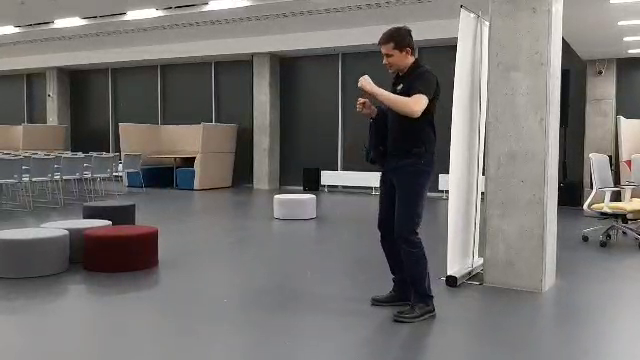
#> input picture frame 36 of data/vitaly_no.mp4, 640 x 360 px
$ jupyter execute --allow-errors 'Video Stabilization INTRO2CV.ipynb'
#> lines starting #> are read from the running program, lines starting #| are printed output that depends on the picture
# Video Stabilization Using Point Feature Matching in OpenCV

* This notebook is an implementation of the algorithm of Point Feature Matching.

* We used original [paper.](https://www.researchgate.net/publication/321589788_Video_Stabilization_Using_Point_Feature_Matching)

* We decided to use our own small (3 videos) database of shaky videos.

## Problem description

* It is extremely important in consumer and professional videography. In still image photography, stabilization can help take handheld pictures with long exposure times.
* In medical diagnostic applications like __endoscopy__ and __colonoscopy__, videos need to be stabilized to determine the exact location and width of the problem.

## Team

 * Selivanov Alexander
 * Vitaly Protasov

---

[cell 1]
import numpy as np
import cv2
import matplotlib.pyplot as plt

[cell 2]
cv2.__version__

## Chose Level of 'Shaky Hands' and Get data

[cell 3]
level_of_shaky = {3 : 'strong',2 : 'small', 1 : 'no'}

CHOSE_LVL_OF_SHAKY = 1

lvl = level_of_shaky[CHOSE_LVL_OF_SHAKY]

[cell 4]
cap = cv2.VideoCapture('data/vitaly_{}.mp4'.format(lvl))

## Params for video

### Number of frames

[cell 5]
n_frames = int(cap.get(cv2.CAP_PROP_FRAME_COUNT))
n_frames

### Width and height of video

[cell 6]
w = int(cap.get(cv2.CAP_PROP_FRAME_WIDTH))
h = int(cap.get(cv2.CAP_PROP_FRAME_HEIGHT))

print('Width is {} and Height is {}'.format(w,h))

### FPS

[cell 7]
fps = cap.get(cv2.CAP_PROP_FPS)
fps

### Codec

[cell 8]
fourcc = cv2.VideoWriter_fourcc(*'MJPG')

## First frame

[cell 9]
# If You want to see all pictures and videos on your laptop put here True and False otherwise
# If You put True, after you see the image or video the kernel of notebook will shutdown
# and you will need to restart it, BE CAREFULL!!
# If You put False, pictures or video will be saved in output_data folder

WANT_TO_SEE_PICTURE_OR_VIDEO = False

[cell 10]
presence, frame = cap.read()
#> frame is the input picture: shape (360, 640, 3); mean B, G, R 110.7, 112.8, 115.5
frame_gray = cv2.cvtColor(frame, cv2.COLOR_BGR2GRAY)

if WANT_TO_SEE_PICTURE_OR_VIDEO:
    cv2.imshow('First frame',frame_gray)
    cv2.waitKey(0)
    cv2.destroyAllWindows()

else:
    filename = str('output_data/vit_first_frame_{}.jpg'.format(lvl))
    cv2.imwrite(filename, frame_gray)

## 200 Key Points for first frame, using goodFeaturesToTrack

[cell 11]
presence, prev_frame = cap.read()
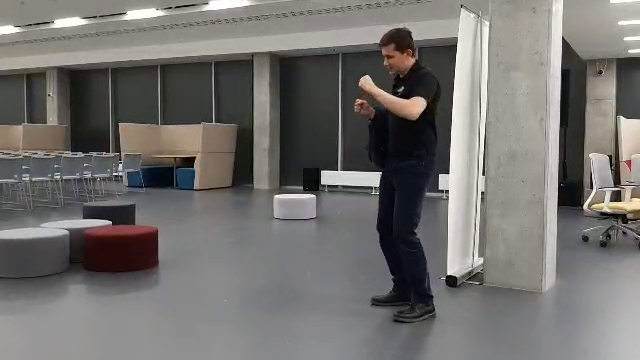
#> input picture frame 37 of data/vitaly_no.mp4, 640 x 360 px
#> prev_frame is the input picture: shape (360, 640, 3); mean B, G, R 110.7, 112.8, 115.5
old_gray = cv2.cvtColor(prev_frame, cv2.COLOR_BGR2GRAY)


p0 = cv2.goodFeaturesToTrack(old_gray,
                                     maxCorners=200,
                                     qualityLevel=0.01,
                                     minDistance=30,
                                     blockSize=3)
#> p0 = 86 rows, first 8: [380, 173], [448, 173], [482, 192], [444, 278], [337, 169], [610, 201], [110, 222], [195, 157]
prev_corners = np.int0(p0)
#> prev_corners has the same summary as p0

for i in prev_corners:
    x,y = i.ravel()
    img = cv2.circle(old_gray,(x,y),5,255,-1)
#> this loop made 86 passes
#> (x, y) on passes 1 to 12: (380, 173), (448, 173), (482, 192), (444, 278), (337, 169), (610, 201), (110, 222), (195, 157), (119, 164), (125, 13), (461, 7), (207, 3)
#> pass 2, `img = cv2.circle(old_gray,(x,y),5,255,-1)`:
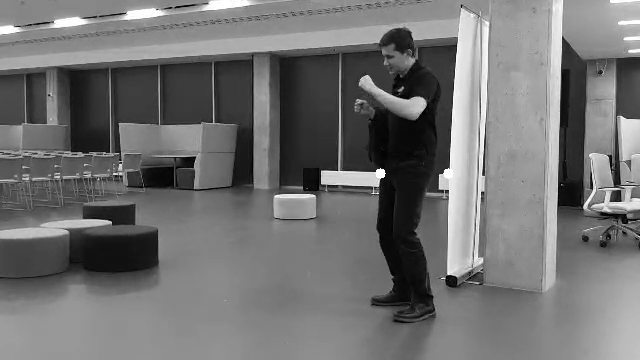
#> img: shape (360, 640); min 0, max 255, mean 113.5
#> after the loop:
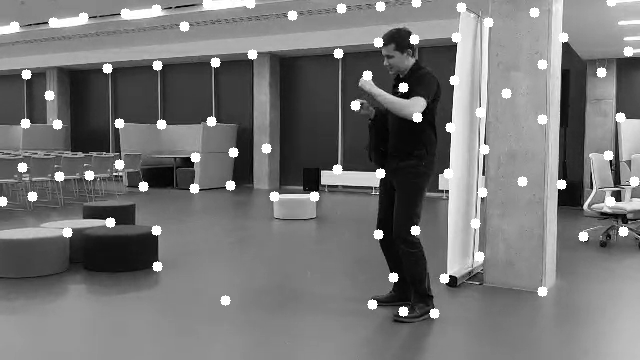
#> old_gray: shape (360, 640); min 0, max 255, mean 117.6

if WANT_TO_SEE_PICTURE_OR_VIDEO:
    cv2.imshow('Key Points',img)
    cv2.waitKey(0)
    cv2.destroyAllWindows()

else:
    filename = str('output_data/Key_Points_vit_{}.jpg'.format(lvl))
    cv2.imwrite(filename, img)

## Lucas Kanade Optical Flow for first 150 frames

[cell 12]
out_firstN = cv2.VideoWriter('output_data/150_first_vit_{}.avi'.format(lvl), fourcc, fps, (w, h))

### You can see this video in output data and if you want to rewtire it set True

[cell 13]
WATCH_AND_REWRITE = False

[cell 14]
# Parametrs for optical flow method

lk_params = dict( winSize  = (15,15),
                  maxLevel = 2,
                  criteria = (cv2.TERM_CRITERIA_EPS | cv2.TERM_CRITERIA_COUNT, 10, 0.03))

[cell 15]
color = np.random.randint(0,255,(200,3))

mask = np.zeros_like(prev_frame)

FRAMES = 150
if WATCH_AND_REWRITE:
    for i in range(FRAMES):
        ret,frame = cap.read()
        frame_gray = cv2.cvtColor(frame, cv2.COLOR_BGR2GRAY)

        # calculate optical flow
        p1, st, err = cv2.calcOpticalFlowPyrLK(old_gray, frame_gray, p0, None, **lk_params)

        # Select good points
        good_new = p1[st==1]
        good_old = p0[st==1]

        # draw the tracks
        for i,(new,old) in enumerate(zip(good_new,good_old)):
            a,b = new.ravel()
            c,d = old.ravel()
            mask = cv2.line(mask, (a,b),(c,d), color[i].tolist(), 2)
            frame = cv2.circle(frame,(a,b),5,color[i].tolist(),-1)
        img = cv2.add(frame,mask)

        cv2.imshow('frame',img)
        cv2.waitKey(30)

        # Now update the previous frame and previous points
        old_gray = frame_gray.copy()
        p0 = good_new.reshape(-1,1,2)

        out_firstN.write(img)

    cap.release()
    out_firstN.release()
    cv2.destroyAllWindows()

## Now we do such thing with all frames and get transformation matrix via method estimateRigidTransform
### It is Euclidian transfrmation so we can get $dx,dy,da$

[cell 16]
presence, prev = cap.read()
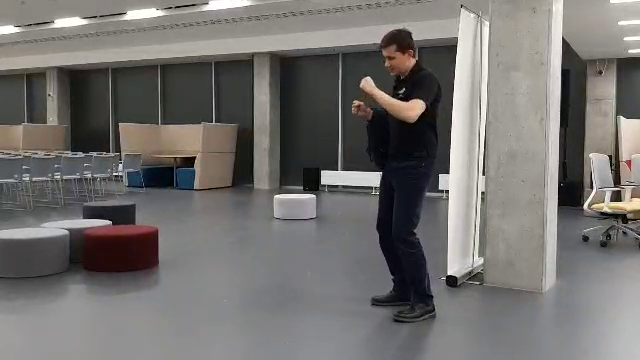
#> input picture frame 38 of data/vitaly_no.mp4, 640 x 360 px
#> prev is the input picture: shape (360, 640, 3); mean B, G, R 110.7, 112.8, 115.5
prev_gray = cv2.cvtColor(prev, cv2.COLOR_BGR2GRAY)

transforms = np.zeros((n_frames-1, 3), np.float32)

#> (the rest of this cell did not finish here and is left out)

## Trajectory from transformation matrix

[cell 17]
# Compute trajectory using cumulative sum of transformations
trajectory = np.cumsum(transforms, axis=0)

[cell 18]
trajectory.shape

[cell 19]
plt.figure(figsize = (15,9))
plt.title('Trajectory of movement', fontsize = 18)

plt.plot(trajectory[:,0],trajectory[:,1],'bo')
plt.xlabel('X', fontsize=18)
plt.ylabel('Y', fontsize=18, rotation = 0)

plt.show()
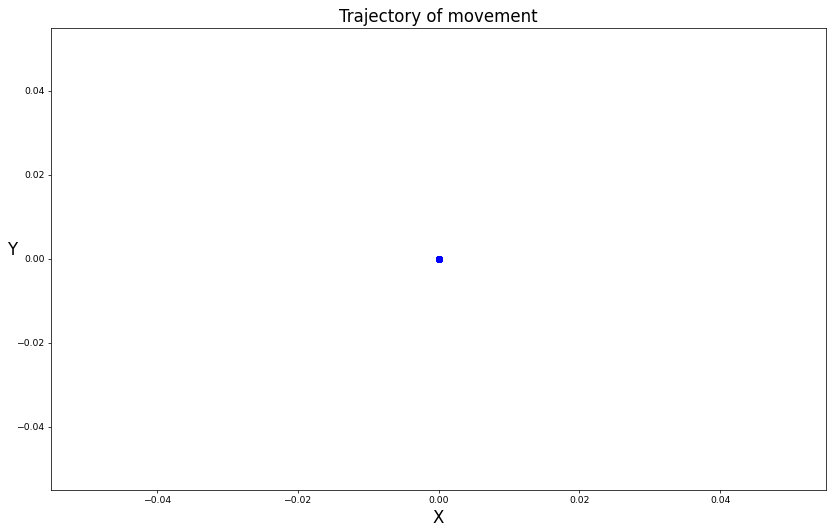
#> figure drawn by matplotlib, 1 panel

## Smoothed trajectory

[cell 20]
def movingAverage(curve, radius):
    window_size = 2 * radius + 1
    f = np.ones(window_size)/window_size
    # Add padding to the boundaries
    curve_pad = np.lib.pad(curve, (radius, radius), 'edge')
    curve_smoothed = np.convolve(curve_pad, f, mode='same')
    # Remove padding
    curve_smoothed = curve_smoothed[radius:-radius]

    return curve_smoothed

[cell 21]
# The larger the more stable the video, but less reactive to sudden panning
SMOOTHING_RADIUS=50

def smooth(trajectory):
    smoothed_trajectory = np.copy(trajectory)
    # Filter the x, y and angle curves
    for i in range(3):
        smoothed_trajectory[:,i] = movingAverage(trajectory[:,i], radius=SMOOTHING_RADIUS)

    return smoothed_trajectory

# Create variable to store smoothed trajectory
smoothed_trajectory = smooth(trajectory)

[cell 22]
plt.figure(figsize = (15,9))
plt.title('Smothed trajectory of movement', fontsize = 18)

plt.plot(smoothed_trajectory[:,0],smoothed_trajectory[:,1],'bo')
plt.xlabel('X', fontsize=18)
plt.ylabel('Y', fontsize=18, rotation = 0)

plt.show()

[cell 23]
print('X from {} to {}'.format(min(smoothed_trajectory[:,0]),max(smoothed_trajectory[:,0])))
print('Y from {} to {}'.format(min(smoothed_trajectory[:,1]),max(smoothed_trajectory[:,1])))

## Difference in trajectories

[cell 24]
# Calculate difference in smoothed_trajectory and trajectory
difference = smoothed_trajectory - trajectory

[cell 25]
plt.figure(figsize = (15,9))
plt.title('Difference', fontsize = 18)

plt.plot(difference[:,0],difference[:,1],'bo')
plt.xlabel('X', fontsize=18)
plt.ylabel('Y', fontsize=18, rotation = 0)

plt.show()

## Smoothed transformation

[cell 26]
 # Calculate newer transformation array
transforms_smooth = transforms + difference

[cell 27]
plt.figure(figsize = (15,9))
plt.title('Smoothed transformation', fontsize = 18)

plt.plot(transforms_smooth[:,0],transforms_smooth[:,1],'bo')
plt.xlabel('X', fontsize=18)
plt.ylabel('Y', fontsize=18, rotation = 0)

plt.show()

### Two previous graphs on one slide

[cell 28]
plt.figure(figsize = (15,9))
plt.title('Transforms both', fontsize = 18)
plt.plot(difference[:,0],difference[:,1],'ro')
plt.plot(transforms_smooth[:,0],transforms_smooth[:,1],'bo')
plt.xlabel('X', fontsize=18)
plt.ylabel('Y', fontsize=18, rotation = 0)

plt.show()

$ run again, starting later in the video
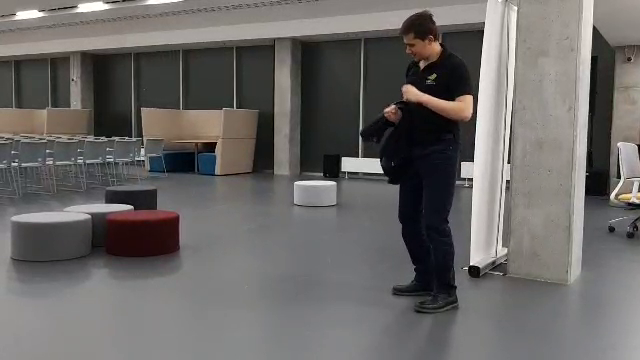
#> input picture frame 165 of data/vitaly_no.mp4, 640 x 360 px
#> frame is the input picture: shape (360, 640, 3); mean B, G, R 102.3, 104, 106.8
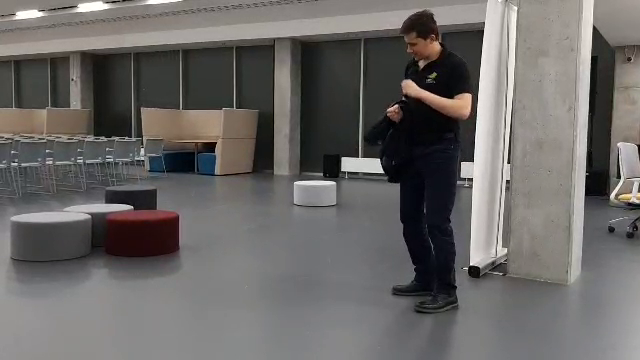
#> input picture frame 166 of data/vitaly_no.mp4, 640 x 360 px
#> prev_frame is the input picture: shape (360, 640, 3); mean B, G, R 102.2, 104, 106.7
#> p0 = 78 rows, first 8: [383, 172], [472, 161], [470, 264], [506, 180], [216, 142], [132, 207], [638, 191], [342, 158]
#> prev_corners has the same summary as p0
#> the loop `for i in prev_corners:` made 78 passes

$ run again, starting later in the video
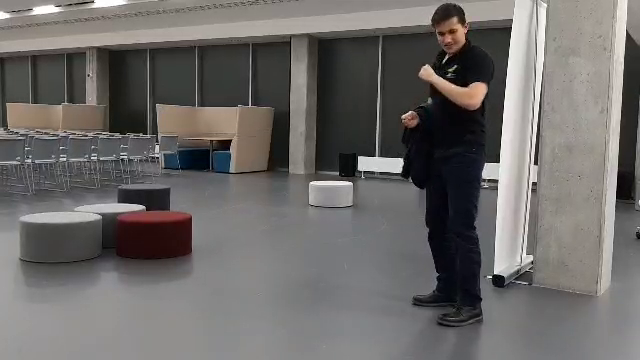
#> input picture frame 293 of data/vitaly_no.mp4, 640 x 360 px
#> frame is the input picture: shape (360, 640, 3); mean B, G, R 104.5, 106.4, 109.3
#> p0 = 87 rows, first 8: [491, 277], [401, 159], [359, 157], [498, 162], [93, 2], [533, 182], [144, 207], [32, 9]
#> prev_corners has the same summary as p0
#> the loop `for i in prev_corners:` made 87 passes
